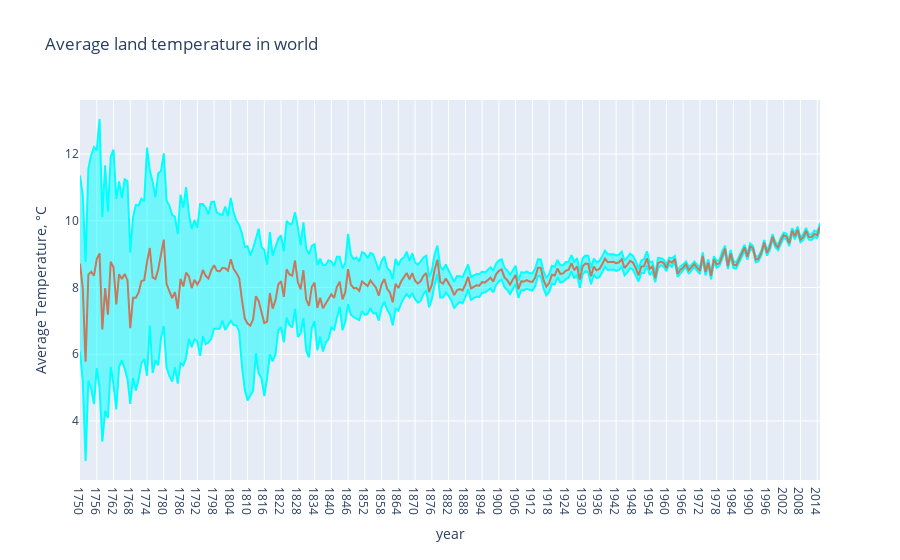

Source (notebook cell):
### Markdown cell above
### 3) Is there a global warming?

### Code cell
global_temp = pd.read_csv(r'C:\Users\Lenovo\Documents\Zahid\Python Projects\Analysis of Global Warming\GlobalTemperatures.csv')

#Extract the year from a date
years = np.unique(global_temp['dt'].apply(lambda x: x[:4]))
mean_temp_world = []
mean_temp_world_uncertainty = []

for year in years:
    mean_temp_world.append(global_temp[global_temp['dt'].apply(
        lambda x: x[:4]) == year]['LandAverageTemperature'].mean())
    mean_temp_world_uncertainty.append(global_temp[global_temp['dt'].apply(
                lambda x: x[:4]) == year]['LandAverageTemperatureUncertainty'].mean())

trace0 = go.Scatter(
    x = years, 
    y = np.array(mean_temp_world) + np.array(mean_temp_world_uncertainty),
    fill= None,
    mode='lines',
    name='Uncertainty top',
    line=dict(
        color='rgb(0, 255, 255)',
    )
)
trace1 = go.Scatter(
    x = years, 
    y = np.array(mean_temp_world) - np.array(mean_temp_world_uncertainty),
    fill='tonexty',
    mode='lines',
    name='Uncertainty bot',
    line=dict(
        color='rgb(0, 255, 255)',
    )
)

trace2 = go.Scatter(
    x = years, 
    y = mean_temp_world,
    name='Average Temperature',
    line=dict(
        color='rgb(199, 121, 093)',
    )
)
data = [trace0, trace1, trace2]

layout = go.Layout(
    xaxis=dict(title='year'),
    yaxis=dict(title='Average Temperature, °C'),
    title='Average land temperature in world',
    showlegend = False)

fig = go.Figure(data=data, layout=layout)
py.iplot(fig)

### Figure 1 — Plotly figure (JSON) as saved in the notebook; plotly's stock layout.template omitted (floating-point values rounded to 4 significant figures; data arrays with more than 128 entries replaced by an {"elided": "..."} marker saying what was removed)
{"data": [{"line": {"color": "rgb(0, 255, 255)"}, "mode": "lines", "name": "Uncertainty top", "type": "scatter", "x": {"elided": "266 str values"}, "y": {"elided": "266 float values"}}, {"fill": "tonexty", "line": {"color": "rgb(0, 255, 255)"}, "mode": "lines", "name": "Uncertainty bot", "type": "scatter", "x": {"elided": "266 str values"}, "y": {"elided": "266 float values"}}, {"line": {"color": "rgb(199, 121, 093)"}, "name": "Average Temperature", "type": "scatter", "x": {"elided": "266 str values"}, "y": {"elided": "266 float values"}}], "layout": {"showlegend": false, "title": {"text": "Average land temperature in world"}, "xaxis": {"title": {"text": "year"}}, "yaxis": {"title": {"text": "Average Temperature, °C"}}}}
